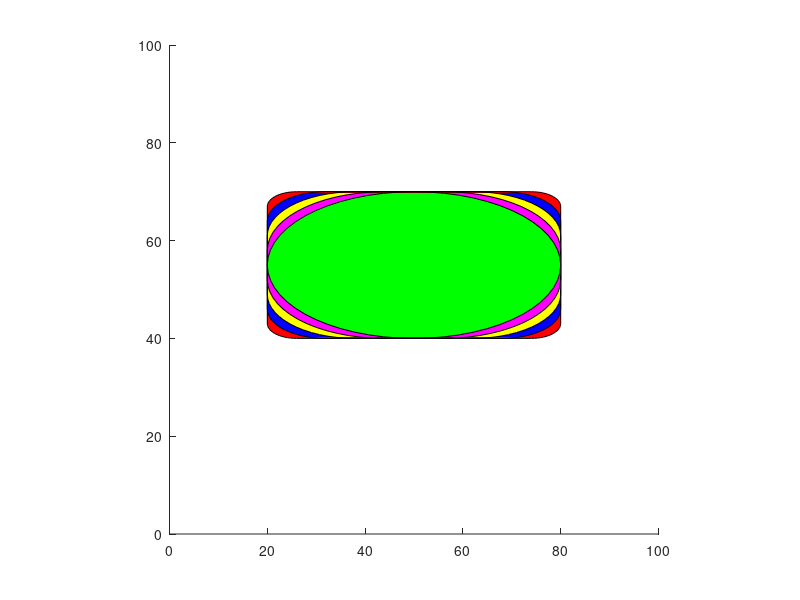

Write the MATLAB code that produced this figure.
clc;
close all;
clear all;

axis([0 100 0 100]);
axis equal; 
hold on
rectangle('Position', [20 40 60 30 ], 'Curvature', [0.2, 0.2], 'FaceColor', 'r');
hold on;

rectangle('Position', [20 40 60 30], 'Curvature', [0.4, 0.4], 'FaceColor', 'b');
rectangle('Position', [20 40 60 30], 'Curvature', [0.6, 0.6], 'FaceColor', 'y');
rectangle('Position', [20 40 60 30], 'Curvature', [0.8, 0.8], 'FaceColor', 'm');
rectangle('Position', [20 40 60 30], 'Curvature', [1, 1], 'FaceColor', 'g');

